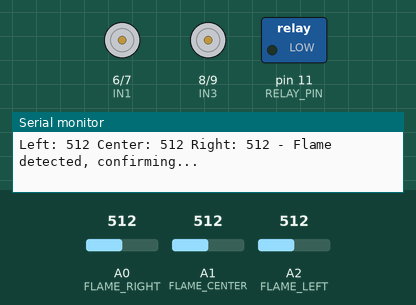
The sketch below on a simulated Arduino Uno, built with avr-gcc and run on an emulated ATmega328P. Parts: motor-driver pin pairs drawn as motors (green arrow = first pin HIGH = forward, orange = second pin HIGH = backward, longer = more drive, scaled by the enable pin), switched loads named in the sketch (green lamp = pin HIGH), the last lines printed to the serial monitor. The inputs (shaded band) are chosen by the test bench; at power-on: A0 (FLAME_RIGHT) = 512, A1 (FLAME_CENTER) = 512, A2 (FLAME_LEFT) = 512.

Above: at 1.2 s.
1.3 s: A0 (FLAME_RIGHT) set to 315
At 3.56 s:
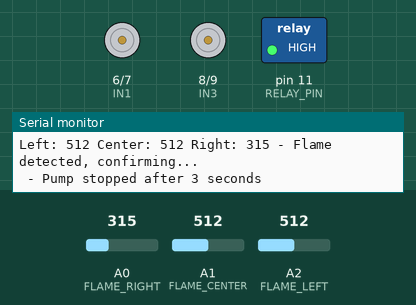
4.3 s: A0 (FLAME_RIGHT) set to 288
At 5.6 s:
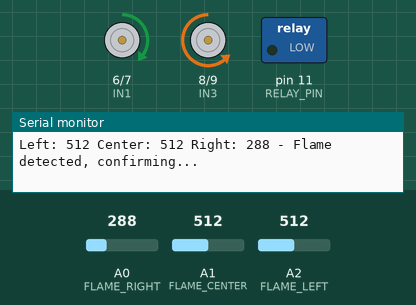
7.3 s: A1 (FLAME_CENTER) set to 300
10.3 s: A1 (FLAME_CENTER) set to 277
At 11.7 s:
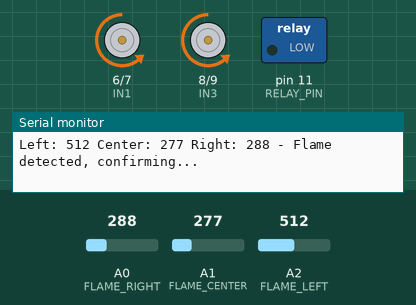
13.3 s: A2 (FLAME_LEFT) set to 291
16.3 s: A2 (FLAME_LEFT) set to 265
At 18.1 s:
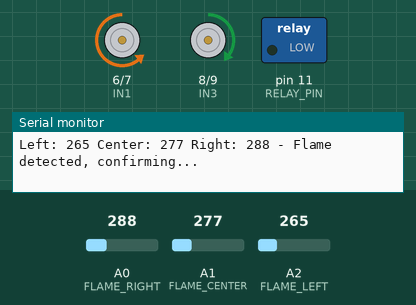
Timing chart, 0 to 19.1 s (numbered marks = the images above; inputs shaded):
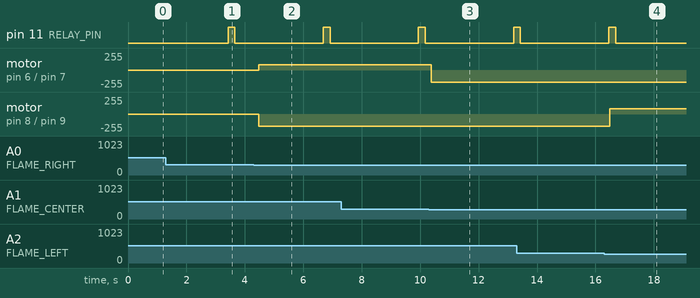

The sketch:

code.ino
```cpp
// === Motor Control Pins ===
#define ENA 5
#define IN1 6
#define IN2 7
#define IN3 8
#define IN4 9
#define ENB 10
// === Flame Sensors ===
#define FLAME_LEFT A2
#define FLAME_CENTER A1
#define FLAME_RIGHT A0
#define RELAY_PIN 11
unsigned long pumpStartTime = 0;
bool pumpRunning = false;
// === Flame Detection Parameters ===
int threshold = 700; // Flame detection threshold for pump
int requiredConsecutiveFire = 3; // Readings to confirm fire
int requiredNoFire = 3; // Readings to confirm no fire
int fireCounter = 0;
int noFireCounter = 0;
bool pumpState = false;
// === Motor Control Parameters ===
int flameThreshold = 300; // Flame close
int farFlameMin = 300; // Flame just visible
int farFlameMax = 400; // Flame a bit far
void setup() {
 // Motor control pins
 pinMode(ENA, OUTPUT);
 pinMode(IN1, OUTPUT);
 pinMode(IN2, OUTPUT);
 pinMode(IN3, OUTPUT);
 pinMode(IN4, OUTPUT);
 pinMode(ENB, OUTPUT);
 // Flame sensor pins
 pinMode(FLAME_LEFT, INPUT);
 pinMode(FLAME_CENTER, INPUT);
 pinMode(FLAME_RIGHT, INPUT);
 pinMode(RELAY_PIN, OUTPUT);
 // Start with pump OFF and motors stopped
 digitalWrite(RELAY_PIN, LOW);
 stopMotors();
 Serial.begin(9600);
}
void loop() {
 // Read flame sensor values
 int leftValue = analogRead(FLAME_LEFT);
 int centerValue = analogRead(FLAME_CENTER);
 int rightValue = analogRead(FLAME_RIGHT);
 // Print sensor values for monitoring
 Serial.print("Left: "); Serial.print(leftValue);
 Serial.print(" Center: "); Serial.print(centerValue);
 Serial.print(" Right: "); Serial.print(rightValue);
 // === PUMP CONTROL LOGIC ===
 bool flameDetected = (leftValue < threshold || centerValue <
threshold || rightValue < threshold);
 if (flameDetected) {
 fireCounter++;
 noFireCounter = 0;
 if (!pumpState && fireCounter >= requiredConsecutiveFire) {
 digitalWrite(RELAY_PIN, LOW); // Turn pump ON
 pumpState = true;
 pumpRunning = true;
 pumpStartTime = millis();
 Serial.println(" - FIRE CONFIRMED. Pump ON");
 } else {
 Serial.println(" - Flame detected, confirming...");
 }
 } else {
 fireCounter = 0;
 noFireCounter++;
 if (pumpState && noFireCounter >= requiredNoFire) {
 digitalWrite(RELAY_PIN, HIGH); // Turn pump OFF
 pumpState = false;
 pumpRunning = false;
 Serial.println(" - FIRE GONE. Pump OFF");
 } else {
 Serial.println(" - No flame, checking again...");
 }
 }
 if (pumpRunning && (millis() - pumpStartTime >= 3000)) {
 digitalWrite(RELAY_PIN, HIGH); // পাম্প বন্ধ
 pumpRunning = false;
 pumpState = false;
 Serial.println(" - Pump stopped after 3 seconds");
}
 // === MOTOR CONTROL LOGIC (Updated with distance logic) ===
 bool fireDetectedForMotors = (leftValue < farFlameMax) ||
(centerValue < farFlameMax) || (rightValue < farFlameMax);
 if (fireDetectedForMotors) {
 int minValue = min(leftValue, min(centerValue, rightValue));
 if (minValue < flameThreshold) {
 if (centerValue <= leftValue && centerValue <= rightValue) {
 moveForward();
 } else if (leftValue < rightValue) {
 softTurnLeft();
 } else {
 softTurnRight();
 }
 } else if (minValue >= farFlameMin && minValue <= farFlameMax) {
 stopMotors();
 }
} else {
 stopMotors();
}
 delay(200);
}
// === Motor control functions ===
void moveForward() {
 digitalWrite(IN1, LOW);
 digitalWrite(IN2, HIGH);
 analogWrite(ENA, 180);
 digitalWrite(IN3, LOW);
 digitalWrite(IN4, HIGH);
 analogWrite(ENB, 180);
}
void stopMotors() {
 digitalWrite(IN1, LOW);
 digitalWrite(IN2, LOW);
 analogWrite(ENA, 0);
 digitalWrite(IN3, LOW);
 digitalWrite(IN4, LOW);
 analogWrite(ENB, 0);
}
void softTurnLeft() {
 digitalWrite(IN1, LOW);
 digitalWrite(IN2, HIGH);
 analogWrite(ENA, 180); // বাম মোটর পূর্ণ স্পিড
 digitalWrite(IN3, HIGH);
 digitalWrite(IN4, LOW);
 analogWrite(ENB, 80); // ডান মোটর কম স্পিড
}
void softTurnRight() {
 digitalWrite(IN1, HIGH);
 digitalWrite(IN2, LOW);
 analogWrite(ENA, 80); // write motor small speed
 digitalWrite(IN3, LOW);
 digitalWrite(IN4, HIGH);
 analogWrite(ENB, 180); // write motor full speed
}
```

Measured:
- the behaviour switches between 300 and 299 on A0 (FLAME_RIGHT) (found by bisection; images 1 and 2)
- the behaviour switches between 289 and 288 on A1 (FLAME_CENTER) (found by bisection; images 2 and 3)
- the behaviour switches between 277 and 276 on A2 (FLAME_LEFT) (found by bisection; images 3 and 4)
- after the input at 4.3 s, motor on pin 6 (IN1) / pin 7 (IN2): stopped → forward 80/255 after 0.17 s; motor on pin 8 (IN3) / pin 9 (IN4): stopped → backward 180/255 after 0.17 s
- after the input at 10.3 s, motor on pin 6 (IN1) / pin 7 (IN2): forward 80/255 → backward 180/255 after 0.08 s
- after the input at 16.3 s, motor on pin 8 (IN3) / pin 9 (IN4): backward 180/255 → forward 80/255 after 0.19 s
